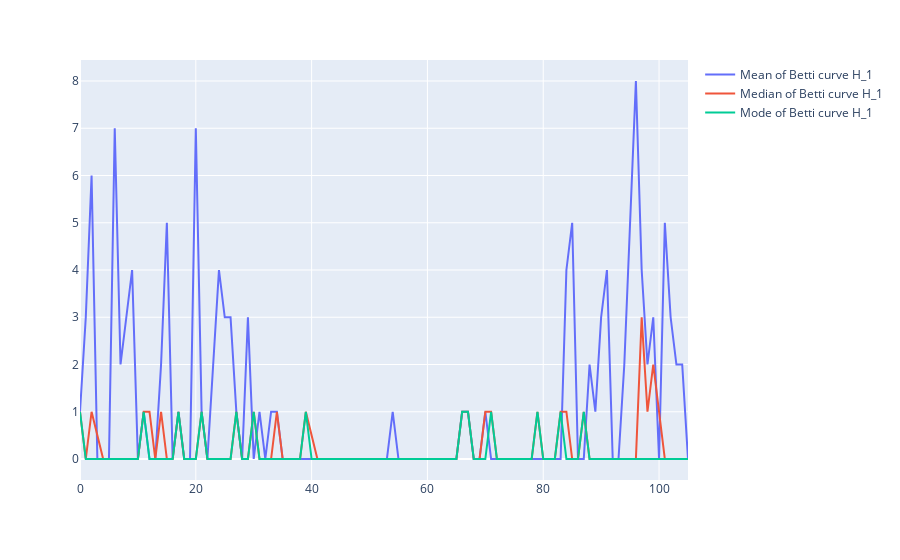

Notebook code for this chart:
### Code cell
meanBettiH1 = []
medianBettiH1 = []
modeBettiH1 = []

for i in range(len(slugging_Betti[:,1,0])):
    meanBettiH1.append(stats.mean(slugging_Betti[i,1,:]))
    medianBettiH1.append(stats.median(slugging_Betti[i,1,:]))
    modeBettiH1.append(stats.mode(slugging_Betti[i,1,:]))
    
    
figBetti = px.line()
figBetti.add_scatter(y=(meanBettiH1), name="Mean of Betti curve H_1")
figBetti.add_scatter(y=(medianBettiH1), name="Median of Betti curve H_1")
figBetti.add_scatter(y=(modeBettiH1),name="Mode of Betti curve H_1")
figBetti.show()

### Figure 1 — Plotly figure (JSON) as saved in the notebook; plotly's stock layout.template omitted (floating-point values rounded to 4 significant figures)
{"data": [{"name": "Mean of Betti curve H_1", "type": "scatter", "y": [1, 3, 6, 0, 0, 0, 7, 2, 3, 4, 0, 1, 0, 0, 2, 5, 0, 1, 0, 0, 7, 1, 0, 2, 4, 3, 3, 1, 0, 3, 0, 1, 0, 1, 1, 0, 0, 0, 0, 0, 0, 0, 0, 0, 0, 0, 0, 0, 0, 0, 0, 0, 0, 0, 1, 0, 0, 0, 0, 0, 0, 0, 0, 0, 0, 0, 1, 1, 0, 0, 1, 0, 0, 0, 0, 0, 0, 0, 0, 0, 0, 0, 0, 0, 4, 5, 0, 0, 2, 1, 3, 4, 0, 0, 2, 5, 8, 4, 2, 3, 0, 5, 3, 2, 2, 0]}, {"name": "Median of Betti curve H_1", "type": "scatter", "y": [1, 0, 1, 0.5, 0, 0, 0, 0, 0, 0, 0, 1, 1, 0, 1, 0, 0, 1, 0, 0, 0, 1, 0, 0, 0, 0, 0, 1, 0, 0, 1, 0, 0, 0, 1, 0, 0, 0, 0, 1, 0.5, 0, 0, 0, 0, 0, 0, 0, 0, 0, 0, 0, 0, 0, 0, 0, 0, 0, 0, 0, 0, 0, 0, 0, 0, 0, 1, 1, 0, 0, 1, 1, 0, 0, 0, 0, 0, 0, 0, 1, 0, 0, 0, 1, 1, 0, 0, 1, 0, 0, 0, 0, 0, 0, 0, 0, 0, 3, 1, 2, 1, 0, 0, 0, 0, 0]}, {"name": "Mode of Betti curve H_1", "type": "scatter", "y": [1, 0, 0, 0, 0, 0, 0, 0, 0, 0, 0, 1, 0, 0, 0, 0, 0, 1, 0, 0, 0, 1, 0, 0, 0, 0, 0, 1, 0, 0, 1, 0, 0, 0, 0, 0, 0, 0, 0, 1, 0, 0, 0, 0, 0, 0, 0, 0, 0, 0, 0, 0, 0, 0, 0, 0, 0, 0, 0, 0, 0, 0, 0, 0, 0, 0, 1, 1, 0, 0, 0, 1, 0, 0, 0, 0, 0, 0, 0, 1, 0, 0, 0, 1, 0, 0, 0, 1, 0, 0, 0, 0, 0, 0, 0, 0, 0, 0, 0, 0, 0, 0, 0, 0, 0, 0]}], "layout": {"legend": {"tracegroupgap": 0}, "margin": {"t": 60}, "xaxis": {"anchor": "y", "domain": [0, 1]}, "yaxis": {"anchor": "x", "domain": [0, 1]}}}
